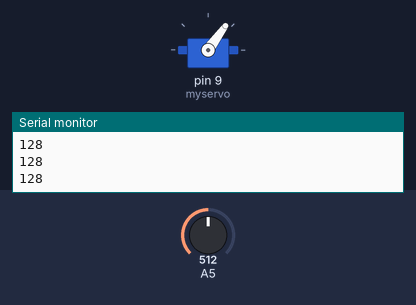
A sketch run on a simulated Arduino Uno, built with avr-gcc and run on an emulated ATmega328P. Shown: servo, the last lines printed to the serial monitor. The inputs (shaded band) are chosen by the test bench; at power-on: A5 = 512.

Above: at 1.2 s.
1.3 s: A5 set to 900
At 1.75 s:
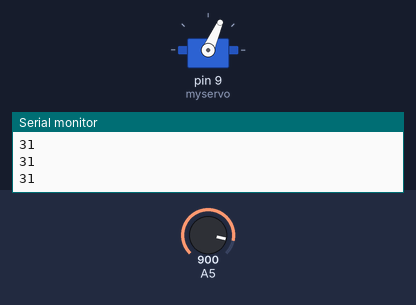
4.3 s: A5 set to 716
At 5.0 s:
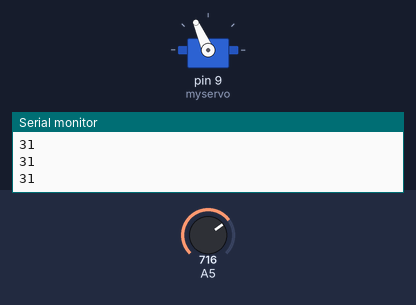
7.3 s: A5 set to 35
At 7.45 s:
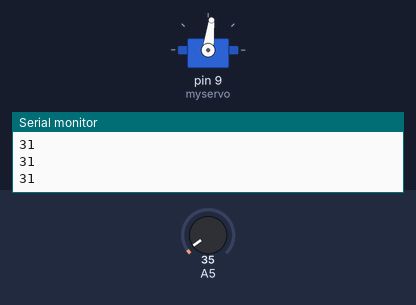
10.3 s: A5 set to 0
Timing chart, 0 to 14.3 s (numbered marks = the images above; inputs shaded):
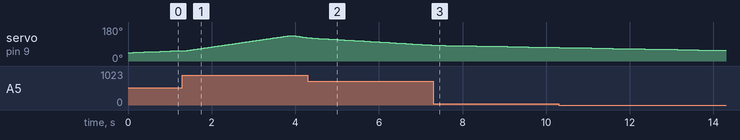

The sketch:

prak3_motorservo_tugaspraktikum.ino
```cpp
#include <Servo.h> // menyertakan library servo ke dalam program
Servo myservo;     // variable untuk menyimpan posisi data
int pos = 00;
int tunda=100;

void setup(){
 myservo.attach(9); //sinyal data kabel motor servo dikonekan di pin 3 Arduino
 Serial.begin(9600);
}

void loop(){
 for(pos = 45; pos < 136; pos += 1)  //fungsi perulangan yang akan dijadikan PWM dengan kenaikan 1
 {
  tunda=(int)analogRead(A5)/4;
  tunda=256-tunda;
  Serial.println(tunda);
  myservo.write(pos); //prosedur penulisan data PWM ke motor servo
  delay(tunda); //waktu tunda 15 ms
 }
 for(pos = 135; pos>=45; pos-=1)  //fungsi perulangan perubahan PWM dg penurunan 1
 {
  tunda=(int)analogRead(A5)/4;
  tunda=256-tunda;
  myservo.write(pos);
  delay(tunda);
 }
}
```
